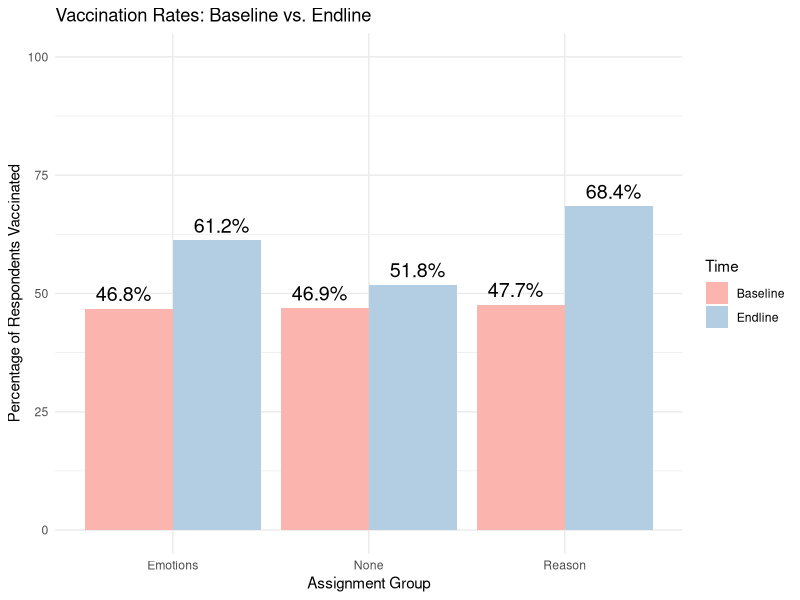
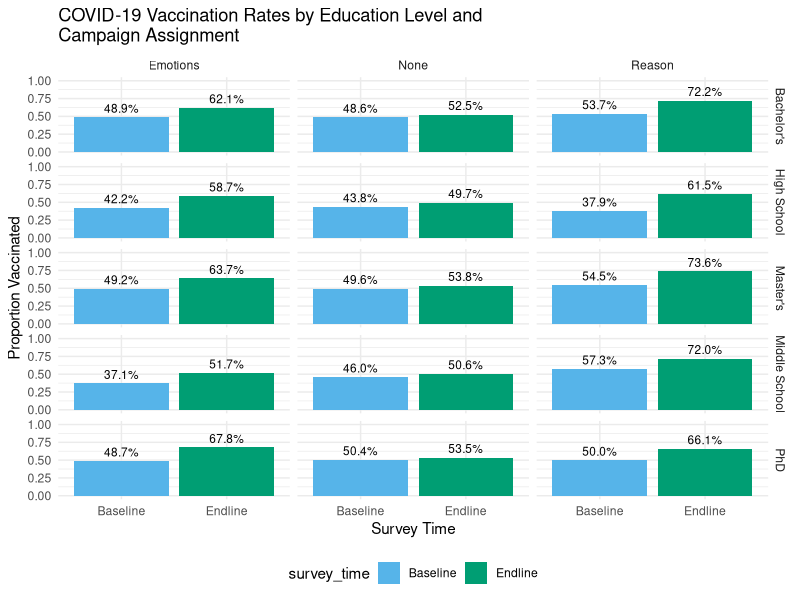
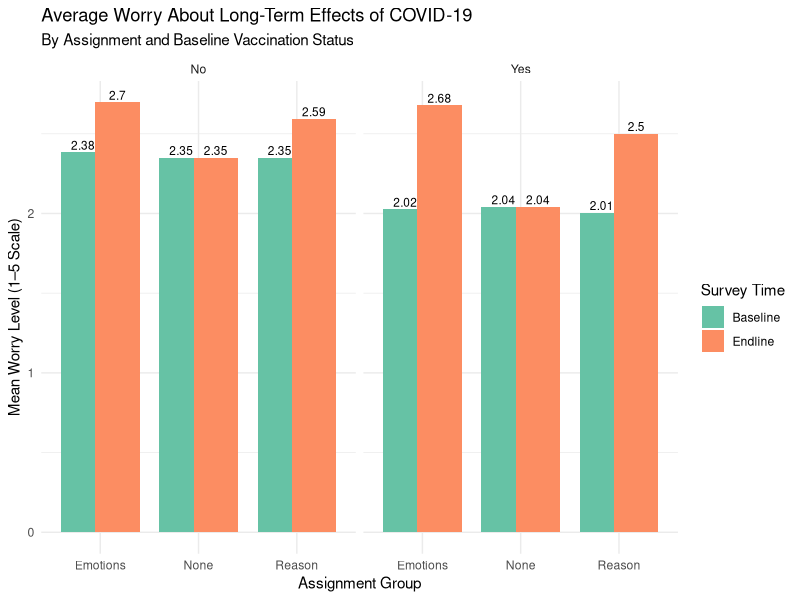
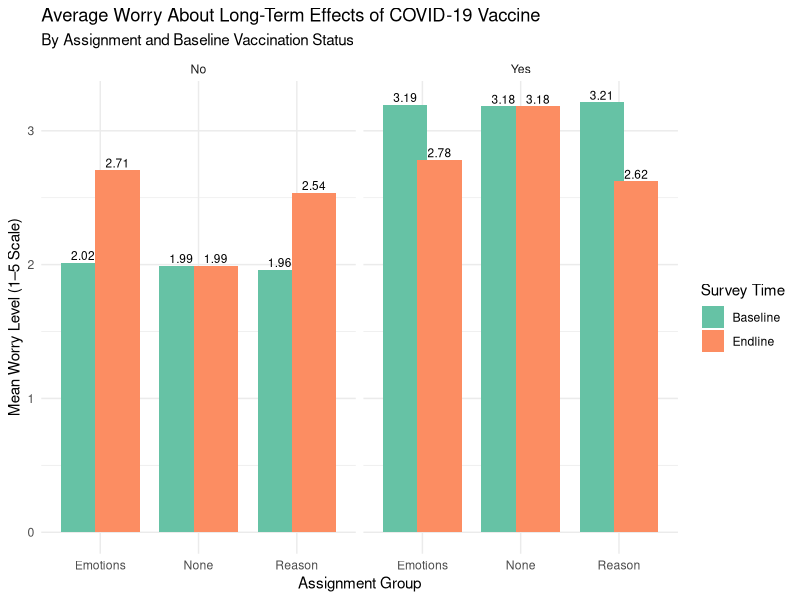
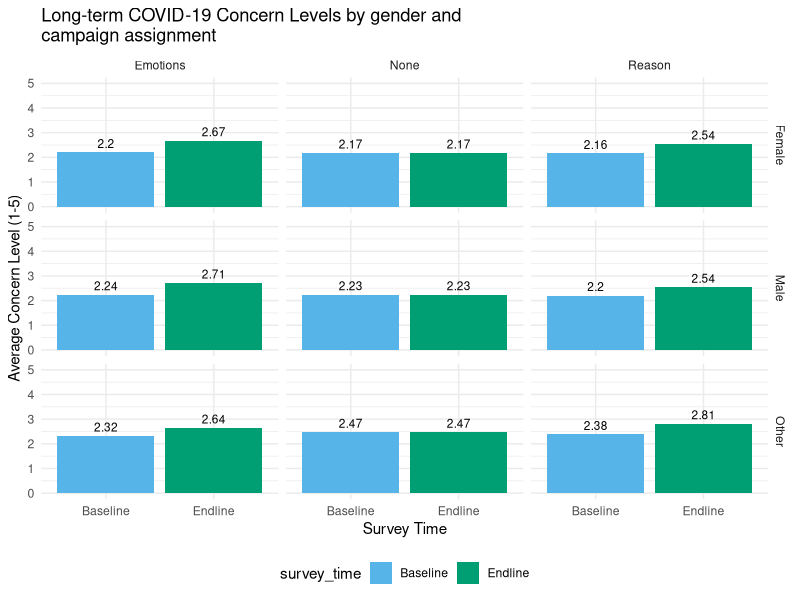
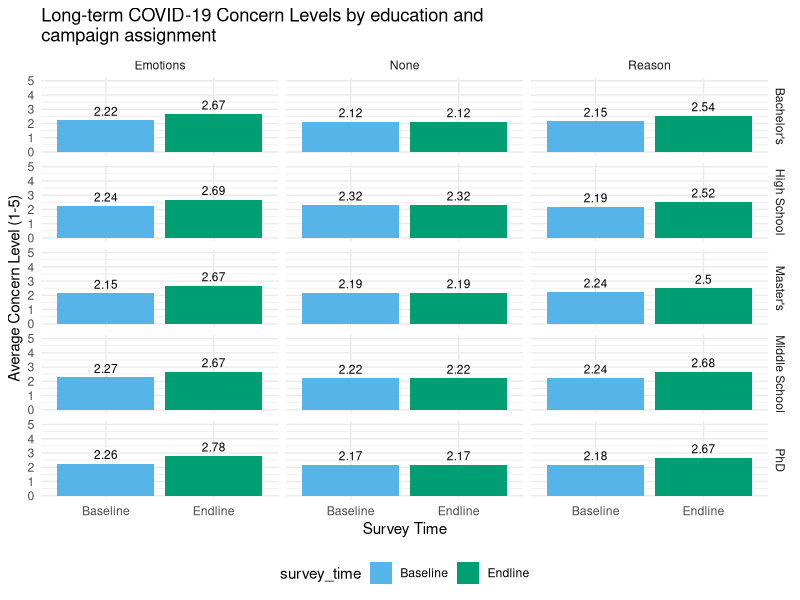

The R script that drew these images, in order:
## ---- chunk 1
library(dplyr)
library(ggplot2)
library(knitr)
library(stringr)
if (!require(reshape2)) install.packages("reshape2")
library(tidyr)
library(reshape2)
set.seed(123)  
## ---- chunk 2
# DATA SIMULATION
us_states <- c("Alabama", "Alaska", "Arizona", "Arkansas", "California", "Colorado", "Connecticut", "Delaware", "Florida", "Georgia","Hawaii", "Idaho", "Illinois", "Indiana", "Iowa", "Kansas", "Kentucky", "Louisiana", "Maine", "Maryland", "Massachusetts", "Michigan", "Minnesota", "Mississippi", "Missouri", "Montana", "Nebraska", "Nevada", "New Hampshire", "New Jersey", "New Mexico", "New York", "North Carolina", "North Dakota", "Ohio", "Oklahoma", "Oregon", "Pennsylvania", "Rhode Island", "South Carolina", "South Dakota", "Tennessee", "Texas", "Utah", "Vermont", "Virginia", "Washington", "West Virginia", "Wisconsin", "Wyoming")

age <- sample(18:65, 5000, replace = TRUE)

## INCOME LEVELS BY AGE
income_by_age <- function(age) {
  if (age <= 24) {
    return(sample(c("<$30,000", "$30,000–$49,999", "$50,000–$69,999", "$70,000–$99,999", "$100,000+"), 1, prob = c(0.6, 0.25, 0.1, 0.03, 0.02)))
  } else if (age >= 25 & age <= 34) {
    return(sample(c("<$30,000", "$30,000–$49,999", "$50,000–$69,999", "$70,000–$99,999", "$100,000+"), 1, prob = c(0.4, 0.35, 0.15, 0.05, 0.05)))
  } else if (age >= 35 & age <= 44) {
    return(sample(c("<$30,000", "$30,000–$49,999", "$50,000–$69,999", "$70,000–$99,999", "$100,000+"), 1, prob = c(0.25, 0.4, 0.2, 0.1, 0.05)))
  } else if (age >= 45 & age <= 54) {
    return(sample(c("<$30,000", "$30,000–$49,999", "$50,000–$69,999", "$70,000–$99,999", "$100,000+"), 1, prob = c(0.2, 0.3, 0.3, 0.15, 0.05)))
  } else if (age >= 55 & age <= 65) {
    return(sample(c("<$30,000", "$30,000–$49,999", "$50,000–$69,999", "$70,000–$99,999", "$100,000+"), 1, prob = c(0.2, 0.25, 0.3, 0.2, 0.05)))}}

income <- sapply(age, income_by_age)

## EDUCATION LEVELS BY AGE
education <- sapply(age, function(x) {
  if (x < 20) {return(sample(c("Middle School", "High School"), 1, prob = c(0.2, 0.8))) # Mostly high school for < 20
  } else if (x >= 20 & x < 25) {return(sample(c("Middle School", "High School", "Bachelor's", "Master's"), 1, prob = c(0.1, 0.4, 0.4, 0.1)))}
  else {return(sample(c("Middle School", "High School", "Bachelor's", "Master's", "PhD"), 1, prob = c(0.05, 0.3, 0.45, 0.2, 0.1)))}})

## MARTIAL STATUS BY AGE
marital_status <- sapply(age, function(age) {
  if (age <= 24) {return(sample(c("Single", "Married", "Divorced"), 1, prob = c(0.9, 0.09, 0.01)))} 
  else if (age >= 25 & age <= 34) {return(sample(c("Single", "Married", "Divorced"), 1, prob = c(0.6, 0.35, 0.05)))} 
  else if (age >= 35 & age <= 54) {return(sample(c("Single", "Married", "Divorced"), 1, prob = c(0.4, 0.4, 0.2)))}  
  else {return(sample(c("Single", "Married", "Divorced"), 1, prob = c(0.2, 0.35, 0.2)))}})

## CHILDREN BY MARITAL STATUS 
children <- mapply(function(marital_status, age) {
  if (marital_status == "Single") {
    return(sample(c("Yes", "No"), 1, prob = c(0.05, 0.95)))  # Single people much less likely to have children
  } else if (marital_status == "Married") {
    # Married people more likely to have children
    if (age <= 24) {return(sample(c("Yes", "No"), 1, prob = c(0.1, 0.9)))} 
    else if (age >= 25 & age <= 34) {return(sample(c("Yes", "No"), 1, prob = c(0.35, 0.65)))} 
    else if (age >= 35 & age <= 44) {return(sample(c("Yes", "No"), 1, prob = c(0.4, 0.6)))} 
    else {return(sample(c("Yes", "No"), 1, prob = c(0.65, 0.35))) }} 
  else { # Divorced people's likelihood of having children
    return(sample(c("Yes", "No"), 1, prob = c(0.5, 0.5)))}}, marital_status, age)
## ---- chunk 3
# DATA SIMULATION
## Demographics 
baseline <- data.frame(id = 1:5000,  
  age = sample(18:65, 5000, replace = TRUE), 
  gender = sample(c("Male", "Female", "Other"), 5000, replace = TRUE, 
                  prob = c(0.495, 0.495, 0.01)),
  marital_status = sample(c("Single", "Married", "Divorced"), 5000, replace = TRUE),
  children = ifelse(
    sample(c("Single", "Married", "Divorced"), 5000, replace = TRUE) == "Single", 
    sample(c("Yes", "No"), 5000, replace = TRUE, prob = c(0.05, 0.95)),
    sample(c("Yes", "No"), 5000, replace = TRUE, prob = c(0.6, 0.4))),
  income = income, 
  education = education, 
  race = sample(c("White", "Black", "Asian", "Hispanic", "Other"), 5000, replace = TRUE),
  state = sample(us_states, 5000, replace = TRUE))
## ---- chunk 4
# DATA SIMULATION
## BASELINE QUESTIONS
### HAVE YOU HAD THE VACCINE YET?
baseline$b_had_vaccine <- mapply(function(education, income) {
  prob_vaccine <- 0.4  # Default probability (for low education and low income)
  # Higher probability for higher education levels
  if (education %in% c("Bachelor's", "Master's", "PhD")) {
    prob_vaccine <- prob_vaccine + 0.1}
  # Higher probability for higher income levels
  if (income %in% c("$50,000–$74,999", "$75,000–$99,999", "$100,000 or more")) {
    prob_vaccine <- prob_vaccine + 0.1}
  return(sample(c("Yes", "No"), 1, replace = TRUE, prob = c(prob_vaccine, 1 - prob_vaccine)))}, baseline$education, baseline$income)

### WHY OR WHY NOT?
baseline$b_reasons_vaccine <- mapply(function(b_had_vaccine) {
  if (b_had_vaccine == "Yes") {
    reasons <- sample(c("Health reasons", "To Travel", "Required by work", "Influenced by family and/or friends"), sample(1:4, 1), replace = FALSE)} else {
    reasons <- sample(c("Health reasons", "Safety concerns", "Distrust of it", "Don't believe it is effective", "Religious reasons"), sample(1:5, 1), replace = FALSE)}
  return(paste(reasons, collapse = ", "))}, baseline$b_had_vaccine)

### ARE YOU CONSIDERING GETTING THE VACCINE?
baseline$b_considering_vaccine <- ifelse(baseline$b_had_vaccine == "No", sample(c("Yes", "No"), 5000, replace = TRUE, prob = c(0.5, 0.5)), NA) 

### HAVE YOU EVER TESTED POSITIVE FOR COVID?
baseline$b_tested_positive <- mapply(function(vaccinated_status) {
  if (vaccinated_status == "Yes") {# Lower chance of testing positive for vaccinated (10% chance)
    return(sample(c("Yes", "No"), 1, prob = c(0.1, 0.9)))} 
  else {# Higher chance of testing positive for non-vaccinated (25% chance)
    return(sample(c("Yes", "No"), 1, prob = c(0.25, 0.75)))}}, baseline$b_had_vaccine)

### TO WHAT EXTENT ARE YOU WORRIED ABOUT GETTING COVID? 
#### Where: 1. "Not worried at all", 2. "Slightly worried", 3. "Moderately worried", 4. "Very worried", 5. "Extremely worried"
baseline$b_worried_about_covid <- ifelse(
  baseline$b_tested_positive == "No", 
  sample(1:5, 5000, replace = TRUE, prob = c(0.1, 0.2, 0.4, 0.2, 0.1)), NA)

### ARE YOU IMMUNOCOMPROMISED? (Considered immunocompromised if you had or have one or more following conditions: cancer, autoimmune diseases, organ transplants, etc)
baseline$is_immunocompromised <- sample(c("Yes", "No"), 5000, replace = TRUE, prob = c(0.1, 0.9))  

### ARE THERE MEMBERS IN YOUR HOUSEHOLD (EXCLUDING YOURSELF) WHO ARE IMMUNOCOMPROMISED?
baseline$household_immunocompromised <- sample(c("Yes", "No"), 5000, replace = TRUE, prob = c(0.2, 0.8))

### HAVE YOU EVER BEEN VACCINATED FOR OTHER DISEASES? (Provide list of possible other vaccinations)
baseline$other_vaccinations <- sample(c("Yes, for all or almost all", "Yes, but only a few diseases", "No", "Unsure"), 5000, replace = TRUE)

### TO WHAT EXTENT ARE YOU WORRIED ABOUT THE LONG-TERM EFFECTS OF COVID-19? (i.e. What's known as "Long Covid")
baseline$b_long_term_concerns <- mapply(function(b_had_vaccine) {
  if (b_had_vaccine == "Yes") {# Probabilities for those who have received the vaccine, expect them to be more worried
    return(sample(1:5, 1, replace = TRUE, prob = c(0.4, 0.3, 0.2, 0.1, 0))) 
  } else {# Probabilities for those who have not received the vaccine, expect them to be less worried
    return(sample(1:5, 1, replace = TRUE, prob = c(0.2, 0.3, 0.4, 0.1, 0)))}
}, baseline$b_had_vaccine)

### TO WHAT EXTENT ARE YOU WORRIED ABOUT THE LONG-TERM EFFECTS OF THE COVID-19 VACCINE?
baseline$b_vaccine_long_term_concerns <- mapply(function(b_had_vaccine) {
  if (b_had_vaccine == "Yes") {# Probabilities for those who have received the vaccine
    return(sample(1:5, 1, replace = TRUE, prob = c(0.1, 0.2, 0.1, 0.6, 0))) 
  } else {# Probabilities for those who have not received the vaccine
    return(sample(1:5, 1, replace = TRUE, prob = c(0.4, 0.3, 0.2, 0.1, 0)))}
}, baseline$b_had_vaccine)

### DO YOU BELIEVE THE COVID-19 VACCINE SHOULD BE MANDATED? 
baseline$b_vaccine_mandates <- mapply(function(b_had_vaccine) {
  if (b_had_vaccine == "Yes") {
    # Probabilities for those who have received the vaccine
    return(sample(c("Yes, for everyone", "Yes, but only for certain groups", "No, it should not be mandatory", "Unsure"), 1, replace = TRUE, prob = c(0.6, 0.3, 0.05, 0.05)))} else {# Probabilities for those who have not received the vaccine
    return(sample(c("Yes, for everyone", "Yes, but only for certain groups", "No, it should not be mandatory", "Unsure"), 1, replace = TRUE, prob = c(0.05, 0.4, 0.45, 0.1)))}}, baseline$b_had_vaccine)

### Can also add more unrelated questions to reduce bias (such as demand characteristics bias) 
## ---- chunk 5
# DATA SIMULATION: Random Assignment
baseline$assignment <- sample(c("Reason", "Emotions", "None"), 5000, replace = TRUE, prob = c(1/3, 1/3, 1/3))
## ---- chunk 6
# DATA SIMULATION: Endline Questions
# Select a sample of 4500 respondents for the endline survey
endline_sample <- sample(nrow(baseline), 4500)
# Create the endline data frame with only the sampled 4500 respondents
endline <- baseline[endline_sample, ]

### HAVE YOU HAD THE VACCINE YET?
# Initialize the 'e_had_vaccine' column from 'b_had_vaccine'
endline$e_had_vaccine <- endline$b_had_vaccine

# Apply changes to 'e_had_vaccine' based on the conditions for the sampled respondents
endline$e_had_vaccine <- mapply(function(education, income, assignment, b_had_vaccine) {# Only modify "No" responses
  if (b_had_vaccine == "No") {# Set the default prob of changing from "No" to "Yes"
    prob_change_to_yes <- 0  # Default probability of changing "No" to "Yes"
    # Adjust based on assignment group
    if (assignment == "Reason") {prob_change_to_yes <- 0.4}  
    else if (assignment == "Emotions") {prob_change_to_yes <- 0.25} 
    else if (assignment == "None") {prob_change_to_yes <- 0.1}
    # Decide if they will change their answer to "Yes" based on the adjusted probability
    return(sample(c("Yes", "No"), 1, replace = TRUE, prob = c(prob_change_to_yes, 1 - prob_change_to_yes)))}
  # If answered 'Yes' for the baseline, they should also answer 'Yes' for the endline
  return("Yes")}, endline$education, endline$income, endline$assignment, endline$b_had_vaccine)

### WHY OR WHY NOT?
# Initialize reasons for 'e_reasons_vaccine' by copying the baseline reasons
endline$e_reasons_vaccine <- endline$b_reasons_vaccine

# Now update reasons for those who changed their answer from "No" to "Yes"
for (i in 1:nrow(endline)) {
  if (endline$b_had_vaccine[i] == "No" && endline$e_had_vaccine[i] == "Yes") {# Update reasons for those who decided to get the vaccine after initially refusing
    reasons <- sample(c("Health reasons", "To Travel", "Required by work", "Influenced by family and/or friends"), sample(1:4, 1), replace = FALSE)
    endline$e_reasons_vaccine[i] <- paste(reasons, collapse = ", ")} else {# For everyone else (those who didn't change their answer), keep the baseline reasons
    endline$e_reasons_vaccine[i] <- endline$b_reasons_vaccine[i]}}

### HAVE YOU EVER TESTED POSITIVE FOR COVID?
# Initialize the 'e_tested_positive' column from 'b_tested_positive'
endline$e_tested_positive <- endline$b_tested_positive

# Apply changes to 'e_tested_positive' based on the conditions
endline$e_tested_positive <- mapply(function(education, income, assignment, b_tested_positive, b_had_vaccine) {# Only modify "No" responses
  if (b_tested_positive == "No") {prob_change_to_yes <- 0  # Default probability of changing "No" to "Yes"
    # Adjust the probability based on whether they had the vaccine at baseline
    if (b_had_vaccine == "No") {prob_change_to_yes <- 0.4} # 40% for those w/o vaccine
    else if (b_had_vaccine == "Yes") {prob_change_to_yes <- 0.2} # 20% for those w/ vaccine
    # Decide if they will change their answer to "Yes" based on the adjusted probability
    return(sample(c("Yes", "No"), 1, replace = TRUE, prob = c(prob_change_to_yes, 1 - prob_change_to_yes)))}
  # If the person answered 'Yes' for the baseline survey, they should also answer 'Yes' for the endline survey
  return("Yes")}, endline$education, endline$income, endline$assignment, endline$b_tested_positive, endline$b_had_vaccine)

### ARE YOU WORRIED ABOUT COVID?
# Copy baseline answers into e_worried_about_covid for endline
endline$e_worried_about_covid <- endline$b_worried_about_covid

# Change answers for those who did not test positive and answered b_had_vaccine == "No"
for (i in 1:nrow(endline)) {if (endline$b_tested_positive[i] == "No" && endline$b_had_vaccine[i] == "No") {# Update e_worried_about_covid for these individuals based on the sample distribution
    endline$e_worried_about_covid[i] <- sample(1:5, 1, replace = TRUE, prob = c(0.1, 0.2, 0.4, 0.2, 0.1))}}

# Initialize 'b_long_term_concerns', 'b_vaccine_long_term_concerns', and 'b_vaccine_mandates'
endline <- endline %>%
  mutate(e_long_term_concerns = b_long_term_concerns,
    e_vaccine_long_term_concerns = b_vaccine_long_term_concerns,
    e_vaccine_mandates = b_vaccine_mandates)

### ADJUST WORRIES BASED ON CAMPAIGN
# Modify responses for those who did the "Reason" and "Emotions" campaigns
for (i in endline_sample) {# Check if 'assignment' is not NA and proceed with the assignment
  if (!is.na(endline$assignment[i])) {
    if (endline$assignment[i] == "Reason") {
# Make those exposed to the "Reason" campaign less worried about COVID-19 (scale 1-5)
      endline$e_long_term_concerns[i] <- sample(1:5, 1, replace = TRUE, prob = c(0.1, 0.3, 0.5, 0.1, 0)) 
# Make those exposed to the "Reason" campaign less worried about the long-term effects of the COVID-19 vaccine (scale 1-5)
      endline$e_vaccine_long_term_concerns[i] <- sample(1:5, 1, replace = TRUE, prob = c(0.1, 0.3, 0.5, 0.1, 0))} else if (endline$assignment[i] == "Emotions") {# Make those exposed to the "Emotions" campaign less worried about long-term effects of COVID-19, even less than the Reason campaign (scale 1-5)
      endline$e_long_term_concerns[i] <- sample(1:5, 1, replace = TRUE, prob = c(0.05, 0.2, 0.7, 0.05, 0)) 
# Make those exposed to the "Emotions" campaign less worried about the long-term effects of COVID-19 vaccine, even less than the Reason campaign (scale 1-5)
      endline$e_vaccine_long_term_concerns[i] <- sample(1:5, 1, replace = TRUE, prob = c(0.05, 0.2, 0.7, 0.05, 0))}}}
## ---- chunk 7
# ANALYSIS AND REPORTING
## MERGE DATASETS
endline_subset <- endline %>%
  select(-any_of(intersect(names(endline), names(baseline))[-1]))

vaccine_ad_campaigns_merged <- left_join(baseline, endline_subset, by = "id")
## ---- chunk 8
# ANALYSIS AND REPORTING
## Produce tables or figures for the effectiveness of each campaign  

# HAVE YOU HAD THE VACCINE YET?
# Create two proportion tables
prop_b <- prop.table(table(vaccine_ad_campaigns_merged$assignment, vaccine_ad_campaigns_merged$b_had_vaccine), margin = 1) * 100
prop_e <- prop.table(table(vaccine_ad_campaigns_merged$assignment, vaccine_ad_campaigns_merged$e_had_vaccine), margin = 1) * 100

# Combine them into one table for comparison
had_vaccine <- cbind(`Baseline` = prop_b[, "Yes"],
                       `Endline` = prop_e[, "Yes"])
cat("Percentage of Respondents Who Had the Vaccine (Baseline vs Endline)\n")
had_vaccine

# Prepare the data for ggplot2
had_vaccine_g <- data.frame(Assignment = rep(rownames(had_vaccine), 2),
  Time = rep(c("Baseline", "Endline"), each = nrow(had_vaccine)),
  Percentage = c(had_vaccine[, "Baseline"], had_vaccine[, "Endline"]))

# Create the bar plot for vaccination rates
vaccination_rates <- ggplot(had_vaccine_g, aes(x = Assignment, y = Percentage, fill = Time)) +
  geom_bar(stat = "identity", position = "dodge") +
  geom_text(aes(label = paste0(round(Percentage, 1), "%")), 
            position = position_dodge(1), vjust = -0.5, size = 5) + 
  labs(title = "Vaccination Rates: Baseline vs. Endline",
       x = "Assignment Group", y = "Percentage of Respondents Vaccinated",
       fill = "Time") +  theme_minimal() + scale_fill_brewer(palette = "Pastel1") +
  ylim(0, max(100))
vaccination_rates
## ---- chunk 9
# HAVE YOU HAD THE VACCINE YET?
# By education level 
# Calculate the proportion of vaccinated individuals by education and assignment
education_vaccination <- aggregate(cbind(
    baseline_vacc = as.numeric(b_had_vaccine == "Yes"),
    endline_vacc = as.numeric(e_had_vaccine == "Yes")) ~ education + assignment, 
  data = vaccine_ad_campaigns_merged, FUN = mean)

# Convert to long format for easier plotting
education_vaccination_long <- melt(
  education_vaccination, 
  id.vars = c("education", "assignment"),
  variable.name = "survey_time",
  value.name = "vaccination_rate")

# Clean up the labels
education_vaccination_long$survey_time <- factor(
  education_vaccination_long$survey_time,
  levels = c("baseline_vacc", "endline_vacc"),
  labels = c("Baseline", "Endline"))

# Create the plot title
education_vacc_title <- "COVID-19 Vaccination Rates by Education Level and Campaign Assignment"
wrapped_education_vacc_title <- str_wrap(education_vacc_title, width = 50)

# Create the education vaccination plot
ggplot(education_vaccination_long, aes(x = survey_time, y = vaccination_rate, fill = survey_time)) +
  geom_bar(stat = "identity") +
  facet_grid(education ~ assignment) +
  labs(title = wrapped_education_vacc_title,
       y = "Proportion Vaccinated",
       x = "Survey Time") +
  ylim(0, 1) +
  geom_text(aes(label = scales::percent(vaccination_rate, accuracy = 0.1)), vjust = -0.5, size = 3) +
  scale_fill_manual(values = c("Baseline" = "#56B4E9", "Endline" = "#009E73")) +
  theme_minimal() +
  theme(legend.position = "bottom")
## ---- chunk 10
# ARE YOU WORRIED ABOUT COVID?
worried_about_covid <- aggregate(cbind(b_worried_about_covid, e_worried_about_covid) ~ assignment, data = vaccine_ad_campaigns_merged, FUN = mean)
colnames(worried_about_covid) <- c("Assignment", "Baseline Avg Worried About Covid", "Endline Avg Worried About Covid")

worried_about_covid
## ---- chunk 11
# AVERAGE WORRY LEVELS FOR LONG-TERM EFFECTS OF COVID-19
long_term_covid_concerns <- aggregate(cbind(b_long_term_concerns, e_long_term_concerns) ~ assignment, data = vaccine_ad_campaigns_merged, FUN = mean)
names(long_term_covid_concerns) <- c("Assignment", "Baseline", "Endline")

long_term_covid_concerns_t <- kable(long_term_covid_concerns, 
      caption = "Mean Worry Levels of Long-term Effects COVID-19 by Assignment")

long_term_covid_concerns_t

# AVERAGE WORRY LEVELS FOR LONG-TERM EFFECTS OF COVID-19 BY VACCINATION STATUS 
long_term_covid_concerns_vax <- aggregate(cbind(b_long_term_concerns, e_long_term_concerns) ~ assignment + b_had_vaccine, 
                                          data = vaccine_ad_campaigns_merged, 
                                          FUN = mean)
names(long_term_covid_concerns_vax) <- c("Assignment", "Vaccinated at Baseline", "Baseline", "Endline")

long_term_covid_concerns_vax_t <- kable(long_term_covid_concerns_vax, 
                                        caption = "Mean Worry Levels of Long-term Effects of COVID-19 by Assignment and Vaccination Status")
long_term_covid_concerns_vax_t

long_term_covid_concerns_vax_long <- long_term_covid_concerns_vax %>%
  pivot_longer(cols = c("Baseline", "Endline"),
               names_to = "Time",
               values_to = "Mean_Worry_Level")

ggplot(long_term_covid_concerns_vax_long, 
       aes(x = Assignment, y = Mean_Worry_Level, fill = Time)) +
  geom_bar(stat = "identity", position = position_dodge(width = 0.7)) +
  geom_text(aes(label = round(Mean_Worry_Level, 2)), 
            position = position_dodge(width = 0.7), 
            vjust = -0.3, size = 3) +
  facet_wrap(~ `Vaccinated at Baseline`) +
  labs(title = "Average Worry About Long-Term Effects of COVID-19",
    subtitle = "By Assignment and Baseline Vaccination Status",
    x = "Assignment Group", y = "Mean Worry Level (1–5 Scale)", fill = "Survey Time") +
  theme_minimal() + scale_fill_brewer(palette = "Set2")

# AVERAGE WORRY LEVELS FOR LONG-TERM EFFECTS OF COVID-19 VACCINE
long_term_vaccine_concerns <- aggregate(cbind(b_vaccine_long_term_concerns, e_vaccine_long_term_concerns) ~ assignment, 
                                        data = vaccine_ad_campaigns_merged, 
                                        FUN = mean)
names(long_term_vaccine_concerns) <- c("Assignment", "Baseline", "Endline")

long_term_vaccine_concerns_t <- kable(long_term_vaccine_concerns, 
      caption = "Mean Worry Levels for Long-term Effects of COVID-19 Vaccine by Assignment")

long_term_vaccine_concerns_t

# AVERAGE WORRY LEVELS FOR LONG-TERM EFFECTS OF COVID-19 OF COVID-19 BY VACCINATION STATUS
long_term_vaccine_concerns_vax <- aggregate(cbind(b_vaccine_long_term_concerns, e_vaccine_long_term_concerns) ~ assignment + b_had_vaccine, 
                                            data = vaccine_ad_campaigns_merged, 
                                            FUN = mean)
names(long_term_vaccine_concerns_vax) <- c("Assignment", "Vaccinated at Baseline", "Baseline", "Endline")

long_term_vaccine_concerns_vax_t <- kable(long_term_vaccine_concerns_vax, 
                                          caption = "Mean Worry Levels for Long-term Effects of COVID-19 Vaccine by Assignment and Vaccination Status")
long_term_vaccine_concerns_vax_t

long_term_vaccine_concerns_vax_long <- pivot_longer(
  long_term_vaccine_concerns_vax,
  cols = c("Baseline", "Endline"),
  names_to = "Time",
  values_to = "Mean_Worry_Level")

ggplot(long_term_vaccine_concerns_vax_long, 
       aes(x = Assignment, y = Mean_Worry_Level, fill = Time)) +
  geom_bar(stat = "identity", position = position_dodge(width = 0.7)) +
  geom_text(aes(label = round(Mean_Worry_Level, 2)), 
            position = position_dodge(width = 0.7), 
            vjust = -0.3, size = 3) +
  facet_wrap(~ `Vaccinated at Baseline`) +
  labs(title = "Average Worry About Long-Term Effects of COVID-19 Vaccine",
    subtitle = "By Assignment and Baseline Vaccination Status",
    x = "Assignment Group", y = "Mean Worry Level (1–5 Scale)", fill = "Survey Time") +
  theme_minimal() +
  scale_fill_brewer(palette = "Set2")
## ---- chunk 12
# Average worry levels for long-term effects of COVID by gender
gender_concerns <- aggregate(cbind(b_long_term_concerns, e_long_term_concerns) ~ gender + assignment, data = vaccine_ad_campaigns_merged, FUN = mean)

gender_concerns_long <- melt(gender_concerns, 
  id.vars = c("gender", "assignment"),
  variable.name = "survey_time",
  value.name = "concern_level")

# Clean up the labels
gender_concerns_long$survey_time <- factor(gender_concerns_long$survey_time,
  levels = c("b_long_term_concerns", "e_long_term_concerns"),
  labels = c("Baseline", "Endline"))

# Create the plot title
gender_title <- "Long-term COVID-19 Concern Levels by gender and campaign assignment"
wrapped_gender_title <- str_wrap(gender_title, width = 50)

# Create the gender plot
ggplot(gender_concerns_long, aes(x = survey_time, y = concern_level, fill = survey_time)) +
  geom_bar(stat = "identity") +
  facet_grid(gender ~ assignment) +
  labs(title = wrapped_gender_title, y = "Average Concern Level (1-5)",
       x = "Survey Time") +
  ylim(0, 5) +
  geom_text(aes(label = round(concern_level, 2)), vjust = -0.5, size = 3) +
  scale_fill_manual(values = c("Baseline" = "#56B4E9", "Endline" = "#009E73")) +
  theme_minimal() +
  theme(legend.position = "bottom")
## ---- chunk 13
education_concerns <- aggregate(
  cbind(b_long_term_concerns, e_long_term_concerns) ~ education + assignment, 
  data = vaccine_ad_campaigns_merged, 
  FUN = mean)

# Convert to long format for easier plotting
education_concerns_long <- melt(education_concerns, 
  id.vars = c("education", "assignment"),
  variable.name = "survey_time",
  value.name = "concern_level")

# Clean up the labels
education_concerns_long$survey_time <- factor(education_concerns_long$survey_time,
  levels = c("b_long_term_concerns", "e_long_term_concerns"),
  labels = c("Baseline", "Endline"))

# Create the plot title
education_title <- "Long-term COVID-19 Concern Levels by education and campaign assignment"
wrapped_education_title <- str_wrap(education_title, width = 50)

# Create the education plot
ggplot(education_concerns_long, aes(x = survey_time, y = concern_level, fill = survey_time)) +
  geom_bar(stat = "identity") +
  facet_grid(education ~ assignment) +
  labs(title = wrapped_education_title, y = "Average Concern Level (1-5)",
       x = "Survey Time") +
  ylim(0, 5) +
  geom_text(aes(label = round(concern_level, 2)), vjust = -0.5, size = 3) +
  scale_fill_manual(values = c("Baseline" = "#56B4E9", "Endline" = "#009E73")) +
  theme_minimal() +
  theme(legend.position = "bottom")
## ---- chunk 14

